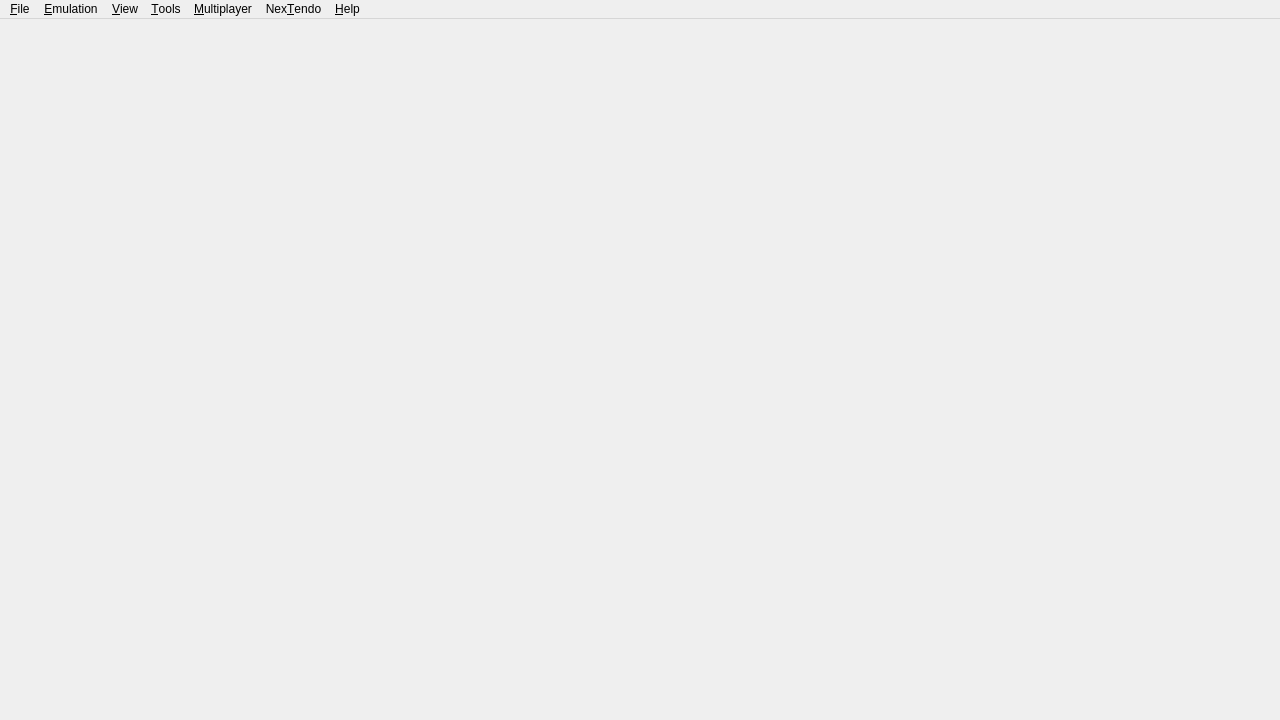
<?xml version="1.0" encoding="UTF-8"?>
<ui version="4.0">
 <class>MainWindow</class>
 <widget class="QMainWindow" name="MainWindow">
  <property name="geometry">
   <rect>
    <x>0</x>
    <y>0</y>
    <width>1280</width>
    <height>720</height>
   </rect>
  </property>
  <property name="windowTitle">
   <string>citron</string>
  </property>
  <property name="windowIcon">
   <iconset resource="citron.qrc">
    <normaloff>:/img/citron.ico</normaloff>:/img/citron.ico</iconset>
  </property>
  <property name="tabShape">
   <enum>QTabWidget::Rounded</enum>
  </property>
  <property name="dockNestingEnabled">
   <bool>true</bool>
  </property>
  <widget class="QWidget" name="centralwidget">
   <layout class="QHBoxLayout" name="horizontalLayout">
    <property name="leftMargin">
     <number>0</number>
    </property>
    <property name="topMargin">
     <number>0</number>
    </property>
    <property name="rightMargin">
     <number>0</number>
    </property>
    <property name="bottomMargin">
     <number>0</number>
    </property>
   </layout>
  </widget>
  <widget class="QMenuBar" name="menubar">
   <property name="geometry">
    <rect>
     <x>0</x>
     <y>0</y>
     <width>1280</width>
     <height>21</height>
    </rect>
   </property>
   <widget class="QMenu" name="menu_File">
    <property name="title">
     <string>&amp;File</string>
    </property>
    <widget class="QMenu" name="menu_recent_files">
     <property name="title">
      <string>&amp;Recent Files</string>
     </property>
    </widget>
    <addaction name="action_Install_File_NAND"/>
    <addaction name="action_Trim_XCI_File"/>
    <addaction name="separator"/>
    <addaction name="action_Load_File"/>
    <addaction name="action_Load_Folder"/>
    <addaction name="separator"/>
    <addaction name="menu_recent_files"/>
    <addaction name="separator"/>
    <addaction name="action_Load_Amiibo"/>
    <addaction name="separator"/>
    <addaction name="action_Open_citron_Folder"/>
    <addaction name="separator"/>
    <addaction name="action_Exit"/>
   </widget>
   <widget class="QMenu" name="menu_Emulation">
    <property name="title">
     <string>&amp;Emulation</string>
    </property>
    <addaction name="action_Pause"/>
    <addaction name="action_Stop"/>
    <addaction name="action_Restart"/>
    <addaction name="separator"/>
    <addaction name="action_Configure"/>
    <addaction name="action_Configure_Current_Game"/>
   </widget>
   <widget class="QMenu" name="menu_View">
    <property name="title">
     <string>&amp;View</string>
    </property>
    <widget class="QMenu" name="menu_Reset_Window_Size">
     <property name="title">
      <string>&amp;Reset Window Size</string>
     </property>
    </widget>
    <widget class="QMenu" name="menu_View_Debugging">
     <property name="title">
      <string>&amp;Debugging</string>
     </property>
    </widget>
    <action name="action_Reset_Window_Size_720">
     <property name="text">
      <string>Reset Window Size to &amp;720p</string>
     </property>
     <property name="iconText">
      <string>Reset Window Size to 720p</string>
     </property>
    </action>
    <action name="action_Reset_Window_Size_900">
     <property name="text">
      <string>Reset Window Size to &amp;900p</string>
     </property>
     <property name="iconText">
      <string>Reset Window Size to 900p</string>
     </property>
    </action>
    <action name="action_Reset_Window_Size_1080">
     <property name="text">
      <string>Reset Window Size to &amp;1080p</string>
     </property>
     <property name="iconText">
      <string>Reset Window Size to 1080p</string>
     </property>
    </action>
    <addaction name="action_Fullscreen"/>
    <addaction name="action_Single_Window_Mode"/>
    <addaction name="action_Display_Dock_Widget_Headers"/>
    <addaction name="action_Show_Filter_Bar"/>
    <addaction name="action_Show_Status_Bar"/>
    <addaction name="action_Show_Performance_Overlay"/>
    <addaction name="action_Show_Vram_Overlay"/>
    <addaction name="action_Show_Multiplayer_Room_Overlay"/>
    <addaction name="actionControllerOverlay"/>
    <addaction name="action_Toggle_Grid_View"/>
    <addaction name="separator"/>
    <addaction name="menu_Reset_Window_Size"/>
    <addaction name="menu_View_Debugging"/>
   </widget>
   <widget class="QMenu" name="menu_Multiplayer">
    <property name="enabled">
     <bool>true</bool>
    </property>
    <property name="title">
     <string>&amp;Multiplayer</string>
    </property>
    <addaction name="action_View_Lobby"/>
    <addaction name="action_Start_Room"/>
    <addaction name="action_Connect_To_Room"/>
    <addaction name="separator"/>
    <addaction name="action_Show_Room"/>
    <addaction name="action_Leave_Room"/>
   </widget>
   <widget class="QMenu" name="menu_NeXo">
    <property name="title">
     <string>Nex&amp;Tendo</string>
    </property>
    <addaction name="action_NeXo_Open_Account"/>
    <addaction name="action_NeXo_Population"/>
    <addaction name="action_NeXo_Sign_In"/>
    <addaction name="action_NeXo_Sign_Out"/>
    <addaction name="separator"/>
    <addaction name="action_NeXo_Enable_Redirection"/>
   </widget>
   <widget class="QMenu" name="menu_Tools">
    <property name="title">
     <string>&amp;Tools</string>
    </property>
    <widget class="QMenu" name="menu_cabinet_applet">
     <property name="title">
      <string>&amp;Amiibo</string>
     </property>
     <addaction name="action_Load_Cabinet_Nickname_Owner"/>
     <addaction name="action_Load_Cabinet_Eraser"/>
     <addaction name="action_Load_Cabinet_Restorer"/>
     <addaction name="action_Load_Cabinet_Formatter"/>
    </widget>
    <widget class="QMenu" name="menuTAS">
     <property name="title">
      <string>&amp;TAS</string>
     </property>
     <addaction name="action_TAS_Start"/>
     <addaction name="action_TAS_Record"/>
     <addaction name="action_TAS_Reset"/>
     <addaction name="separator"/>
     <addaction name="action_Configure_Tas"/>
    </widget>
    <addaction name="action_Install_Keys"/>
    <addaction name="action_Install_Firmware"/>
    <addaction name="action_Verify_installed_contents"/>
    <addaction name="separator"/>
    <addaction name="action_Load_Home_Menu"/>
    <addaction name="menu_cabinet_applet"/>
    <addaction name="action_Load_Album"/>
    <addaction name="action_Load_Mii_Edit"/>
    <addaction name="action_Open_Controller_Menu"/>
    <addaction name="separator"/>
    <addaction name="action_Capture_Screenshot"/>
    <addaction name="menuTAS"/>
   </widget>
   <widget class="QMenu" name="menu_Help">
    <property name="title">
     <string>&amp;Help</string>
    </property>
    <addaction name="action_Report_Compatibility"/>
    <addaction name="action_Open_Support"/>
    <addaction name="separator"/>
    <addaction name="action_Open_Log_Folder"/>
    <addaction name="separator"/>
    <addaction name="action_Check_For_Updates"/>
    <addaction name="separator"/>
    <addaction name="action_About"/>
   </widget>
   <addaction name="menu_File"/>
   <addaction name="menu_Emulation"/>
   <addaction name="menu_View"/>
   <addaction name="menu_Tools"/>
   <addaction name="menu_Multiplayer"/>
   <addaction name="menu_NeXo"/>
   <addaction name="menu_Help"/>
  </widget>
  <action name="action_Install_File_NAND">
   <property name="enabled">
    <bool>true</bool>
   </property>
   <property name="text">
    <string>&amp;Install Files to NAND...</string>
   </property>
  </action>
  <action name="action_Trim_XCI_File">
   <property name="enabled">
    <bool>true</bool>
   </property>
   <property name="text">
    <string>&amp;Trim XCI File...</string>
   </property>
  </action>
  <action name="action_Load_File">
   <property name="text">
    <string>L&amp;oad File...</string>
   </property>
  </action>
  <action name="action_Load_Folder">
   <property name="text">
    <string>Load &amp;Folder...</string>
   </property>
  </action>
  <action name="action_Exit">
   <property name="text">
    <string>E&amp;xit</string>
   </property>
  </action>
  <action name="action_Pause">
   <property name="enabled">
    <bool>false</bool>
   </property>
   <property name="text">
    <string>&amp;Pause</string>
   </property>
  </action>
  <action name="action_Stop">
   <property name="enabled">
    <bool>false</bool>
   </property>
   <property name="text">
    <string>&amp;Stop</string>
   </property>
  </action>
  <action name="action_Verify_installed_contents">
   <property name="text">
    <string>&amp;Verify Installed Contents</string>
   </property>
  </action>
  <action name="action_About">
   <property name="text">
    <string>&amp;About citron-neo: The switch fell off</string>
   </property>
  </action>
  <action name="action_Check_For_Updates">
   <property name="text">
    <string>Check for &amp;Updates...</string>
   </property>
  </action>
  <action name="action_Single_Window_Mode">
   <property name="checkable">
    <bool>true</bool>
   </property>
   <property name="text">
    <string>Single &amp;Window Mode</string>
   </property>
  </action>
  <action name="action_Configure">
   <property name="text">
    <string>Con&amp;figure...</string>
   </property>
   <property name="menuRole">
    <enum>QAction::PreferencesRole</enum>
   </property>
  </action>
  <action name="action_Display_Dock_Widget_Headers">
   <property name="checkable">
    <bool>true</bool>
   </property>
   <property name="text">
    <string>Display D&amp;ock Widget Headers</string>
   </property>
  </action>
  <action name="action_Show_Filter_Bar">
   <property name="checkable">
    <bool>true</bool>
   </property>
   <property name="text">
    <string>Show &amp;Filter Bar</string>
   </property>
  </action>
  <action name="action_Show_Status_Bar">
   <property name="checkable">
    <bool>true</bool>
   </property>
   <property name="text">
    <string>Show &amp;Status Bar</string>
   </property>
   <property name="iconText">
    <string>Show Status Bar</string>
   </property>
  </action>
  <action name="action_Show_Performance_Overlay">
   <property name="checkable">
    <bool>true</bool>
   </property>
   <property name="text">
    <string>Show &amp;Performance Overlay</string>
   </property>
   <property name="iconText">
    <string>Show Performance Overlay</string>
   </property>
  </action>
  <action name="action_Show_Vram_Overlay">
   <property name="checkable">
    <bool>true</bool>
   </property>
   <property name="text">
    <string>Show &amp;VRAM Monitor</string>
   </property>
   <property name="iconText">
    <string>Show VRAM Monitor</string>
   </property>
  </action>
  <action name="action_Show_Multiplayer_Room_Overlay">
    <property name="checkable">
      <bool>true</bool>
    </property>
    <property name="text">
      <string>Show &amp;Multiplayer Room Overlay</string>
    </property>
    <property name="iconText">
      <string>Show Multiplayer Room Overlay</string>
    </property>
  </action>
  <action name="actionControllerOverlay">
   <property name="checkable">
    <bool>true</bool>
   </property>
   <property name="text">
    <string>Show Controller Overlay</string>
   </property>
  </action>
  <action name="action_Toggle_Grid_View">
   <property name="checkable">
    <bool>true</bool>
   </property>
   <property name="text">
    <string>&amp;Grid View</string>
   </property>
   <property name="iconText">
    <string>Grid View</string>
   </property>
  </action>
  <action name="action_View_Lobby">
   <property name="enabled">
    <bool>true</bool>
   </property>
   <property name="text">
    <string>&amp;Browse Public Game Lobby</string>
   </property>
  </action>
  <action name="action_NeXo_Open_Account">
   <property name="text">
    <string>&amp;Open Account Page</string>
   </property>
  </action>
  <action name="action_NeXo_Population">
   <property name="text">
    <string>&amp;Population</string>
   </property>
  </action>
  <action name="action_NeXo_Sign_In">
   <property name="text">
    <string>&amp;Sign In</string>
   </property>
  </action>
  <action name="action_NeXo_Sign_Out">
   <property name="enabled">
    <bool>false</bool>
   </property>
   <property name="text">
    <string>Sign &amp;Out</string>
   </property>
  </action>
  <action name="action_NeXo_Enable_Redirection">
   <property name="checkable">
    <bool>true</bool>
   </property>
   <property name="text">
    <string>&amp;Enable Network Redirection</string>
   </property>
  </action>
  <action name="action_Start_Room">
   <property name="enabled">
    <bool>true</bool>
   </property>
   <property name="text">
    <string>&amp;Create Room</string>
   </property>
  </action>
  <action name="action_Leave_Room">
   <property name="enabled">
    <bool>false</bool>
   </property>
   <property name="text">
    <string>&amp;Leave Room</string>
   </property>
  </action>
  <action name="action_Connect_To_Room">
   <property name="text">
    <string>&amp;Direct Connect to Room</string>
   </property>
  </action>
  <action name="action_Show_Room">
   <property name="enabled">
    <bool>false</bool>
   </property>
   <property name="text">
    <string>&amp;Show Current Room</string>
   </property>
  </action>
  <action name="action_Fullscreen">
   <property name="checkable">
    <bool>true</bool>
   </property>
   <property name="text">
    <string>F&amp;ullscreen</string>
   </property>
  </action>
  <action name="action_Restart">
   <property name="enabled">
    <bool>false</bool>
   </property>
   <property name="text">
    <string>&amp;Restart</string>
   </property>
  </action>
  <action name="action_Load_Amiibo">
   <property name="enabled">
    <bool>false</bool>
   </property>
   <property name="text">
    <string>Load/Remove &amp;Amiibo...</string>
   </property>
  </action>
  <action name="action_Report_Compatibility">
   <property name="enabled">
    <bool>false</bool>
   </property>
   <property name="text">
    <string>&amp;Report Compatibility</string>
   </property>
   <property name="visible">
    <bool>false</bool>
   </property>
  </action>
  <action name="action_Open_Support">
   <property name="text">
    <string>Get &amp;Support (Discord)</string>
   </property>
  </action>
  <action name="action_Open_citron_Folder">
   <property name="text">
    <string>Open &amp;citron Folder</string>
   </property>
  </action>
  <action name="action_Open_Log_Folder">
   <property name="text">
    <string>Open &amp;Log Folder</string>
   </property>
  </action>
  <action name="action_Capture_Screenshot">
   <property name="enabled">
    <bool>false</bool>
   </property>
   <property name="text">
    <string>&amp;Capture Screenshot</string>
   </property>
  </action>
  <action name="action_Load_Album">
   <property name="text">
    <string>Open &amp;Album</string>
   </property>
  </action>
  <action name="action_Load_Cabinet_Nickname_Owner">
   <property name="text">
    <string>&amp;Set Nickname and Owner</string>
   </property>
  </action>
  <action name="action_Load_Cabinet_Eraser">
   <property name="text">
    <string>&amp;Delete Game Data</string>
   </property>
  </action>
  <action name="action_Load_Cabinet_Restorer">
   <property name="text">
    <string>&amp;Restore Amiibo</string>
   </property>
  </action>
  <action name="action_Load_Cabinet_Formatter">
   <property name="text">
    <string>&amp;Format Amiibo</string>
   </property>
  </action>
  <action name="action_Load_Mii_Edit">
   <property name="text">
    <string>Open &amp;Mii Editor</string>
   </property>
  </action>
  <action name="action_Load_Home_Menu">
   <property name="text">
    <string>Open &amp;Home Menu</string>
   </property>
  </action>
  <action name="action_Configure_Tas">
   <property name="text">
    <string>&amp;Configure TAS...</string>
   </property>
   <property name="menuRole">
    <enum>QAction::NoRole</enum>
   </property>
  </action>
  <action name="action_Configure_Current_Game">
   <property name="enabled">
    <bool>false</bool>
   </property>
   <property name="text">
    <string>Configure C&amp;urrent Game...</string>
   </property>
   <property name="menuRole">
    <enum>QAction::NoRole</enum>
   </property>
  </action>
  <action name="action_TAS_Start">
   <property name="enabled">
    <bool>false</bool>
   </property>
   <property name="text">
    <string>&amp;Start</string>
   </property>
  </action>
  <action name="action_TAS_Reset">
   <property name="enabled">
    <bool>false</bool>
   </property>
   <property name="text">
    <string>&amp;Reset</string>
   </property>
  </action>
  <action name="action_TAS_Record">
   <property name="enabled">
    <bool>false</bool>
   </property>
   <property name="text">
    <string>R&amp;ecord</string>
   </property>
  </action>
  <action name="action_Open_Controller_Menu">
   <property name="text">
    <string>Open &amp;Controller Menu</string>
   </property>
  </action>
  <action name="action_Install_Firmware">
   <property name="text">
    <string>Install Firmware</string>
   </property>
  </action>
  <action name="action_Install_Keys">
   <property name="text">
    <string>Install Decryption Keys</string>
   </property>
  </action>
 </widget>
 <resources>
  <include location="citron.qrc"/>
 </resources>
 <connections/>
</ui>
